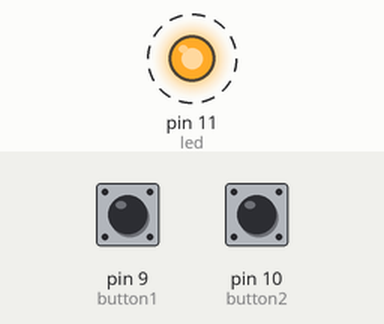
This sketch was run on a simulated Arduino Uno, built with avr-gcc and run on an emulated ATmega328P. Parts: output pins drawn as LEDs (lit = HIGH). Dashed ring = blinking. Inputs (shaded band) come from the test bench; at power-on: pin 9 (button1) HIGH, pin 10 (button2) HIGH. At 6.2 s the program stops and its outputs stay as they are.

Above: at 0.4 s.
Timing chart, 0 to 3.0 s (numbered marks = the images above):
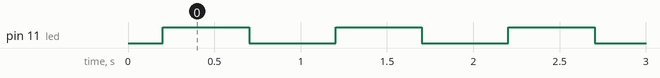

The sketch:

error.ino
```cpp
// Wiring code generated from an ArduinoML model
// Application name: Switch!

long debounce = 200;

enum STATE {on, off, error};
STATE currentState = off;

bool button1BounceGuard = false;
long button1LastDebounceTime = 0;

bool button2BounceGuard = false;
long button2LastDebounceTime = 0;

void setup(){
	Serial.begin(9600);
  pinMode(9, INPUT);  // button1 [Sensor]
  pinMode(10, INPUT);  // button2 [Sensor]
	pinMode(11, OUTPUT); // led [Actuator]
}

void loop() {
	switch(currentState){
		case on:
			button2BounceGuard = static_cast<long>(millis() - button2LastDebounceTime) > debounce;
			button1BounceGuard = static_cast<long>(millis() - button1LastDebounceTime) > debounce;
			if( ( button1BounceGuard && digitalRead(9) == LOW ) &&  ( button2BounceGuard && digitalRead(10) == LOW )){
				button1LastDebounceTime = millis();
				button2LastDebounceTime = millis();
				currentState = off;
			}
			if( ( button1BounceGuard && digitalRead(9) == HIGH ) &&  ( button2BounceGuard && digitalRead(10) == HIGH )){
				button1LastDebounceTime = millis();
				button2LastDebounceTime = millis();
				currentState = error;
			}
			break;
		case off:
			button2BounceGuard = static_cast<long>(millis() - button2LastDebounceTime) > debounce;
			button1BounceGuard = static_cast<long>(millis() - button1LastDebounceTime) > debounce;
			if( ( button1BounceGuard && digitalRead(9) == HIGH )^ ( button2BounceGuard && digitalRead(10) == HIGH )){
				button1LastDebounceTime = millis();
				button2LastDebounceTime = millis();
				currentState = on;
			}
			if( ( button1BounceGuard && digitalRead(9) == HIGH ) &&  ( button2BounceGuard && digitalRead(10) == HIGH )){
				button1LastDebounceTime = millis();
				button2LastDebounceTime = millis();
				currentState = error;
			}
			break;
		case error:
			for (int i = 0; i < 3; i++) {
				digitalWrite(11, HIGH);
				delay(500);
				digitalWrite(11, LOW);
				delay(500);
			}
			delay(3 * 1000);
			exit(0);
	}
}
```

Measured:
- by itself, pin 11 (led): alternates HIGH for 0.50 s and LOW for 0.50 s, 6 changes in all, then stays LOW
